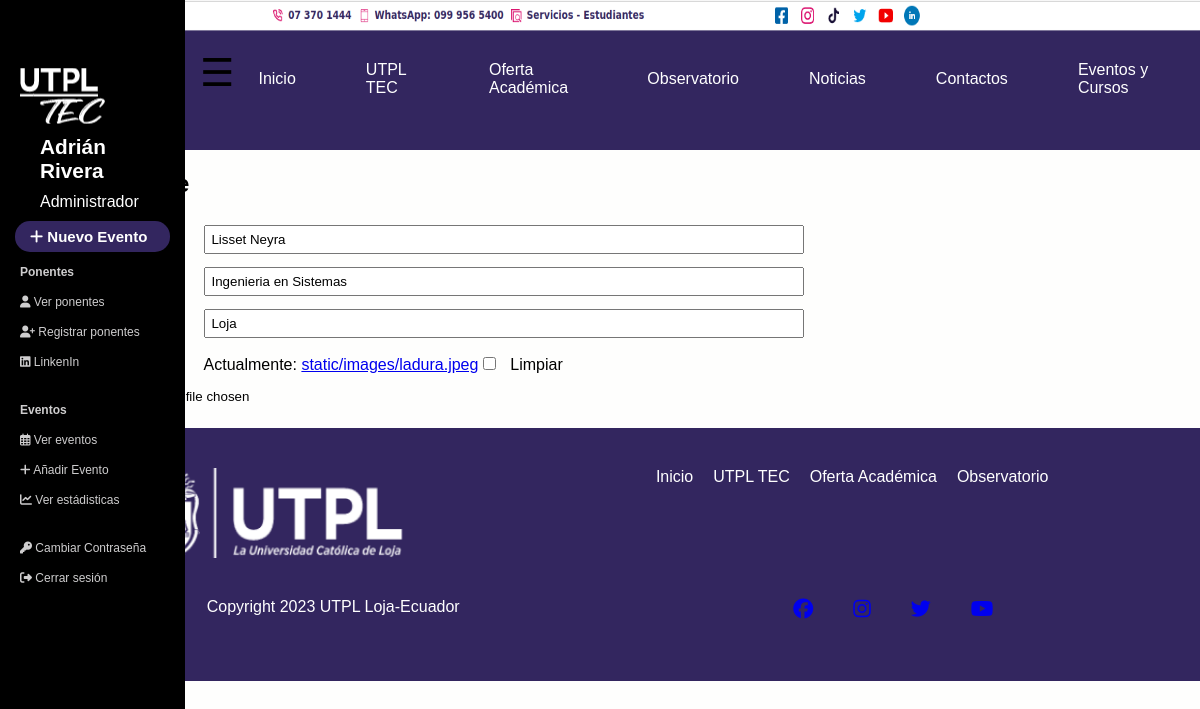
Screenshot of /editarConsecionaria/8 with the database file from the repository.
### TEC/models.py (models this page shows, shortened)
class Ponentes(models.Model):
    nombres = models.CharField(max_length=100)
    area = models.CharField(max_length=100)
    localidad = models.CharField(max_length=100)
    foto = models.ImageField(upload_to='static/images', blank=True, null=True)

### TEC/views.py (the view)
# urls.py: path('editarConsecionaria/<int:id>', views.editarPonentes,
def editarPonentes(request, id):
    ponentes = Ponentes.objects.get(pk=id)
    if request.method=='POST':
        formulario = PonentesForm(request.POST, instance=ponentes)
        print(formulario.errors)
        if formulario.is_valid():
            formulario.save()
            return redirect(index)
    else:
        formulario = PonentesForm(instance=ponentes)
    diccionario = {'formulario': formulario}
    return render(request, 'editarConsecionaria.html', diccionario)

### TEC/forms.py
class PonentesForm(ModelForm):
    class Meta:
        model = Ponentes
        fields = ['nombres', 'area', 'localidad','foto']

### TEC/templates/editarConsecionaria.html (shortened to what this page needs)
{% extends "master.html" %}
{% block content %}
<h2>Editar Ponente</h3>
<form action="" method="post">
  {{formulario.as_p}}
  <p><input type='submit' value='Actualizar'/></p>
</form>
{% endblock %}

### TEC/static/css/estilos.css (style rules this page uses)
:root { --primary-color: #33265F; --secondary-color: #CADA2A; }
* { box-sizing: border-box; margin: 0; }
h2 { margin: 20px; }
body { font-family: 'Montserrat', sans-serif, Arial, Helvetica; background: #FEFEFD; }
input[type=text], input[type=url], input[type=search] { padding: 5px 5px; width: 600px; }
label { padding: 12px 10px; }
form p label { display: inline-block; width: 200px; }

### rows the page displays
Ponentes: nombres "Lisset Neyra", area "Ingenieria en Sistemas", localidad "Loja"
